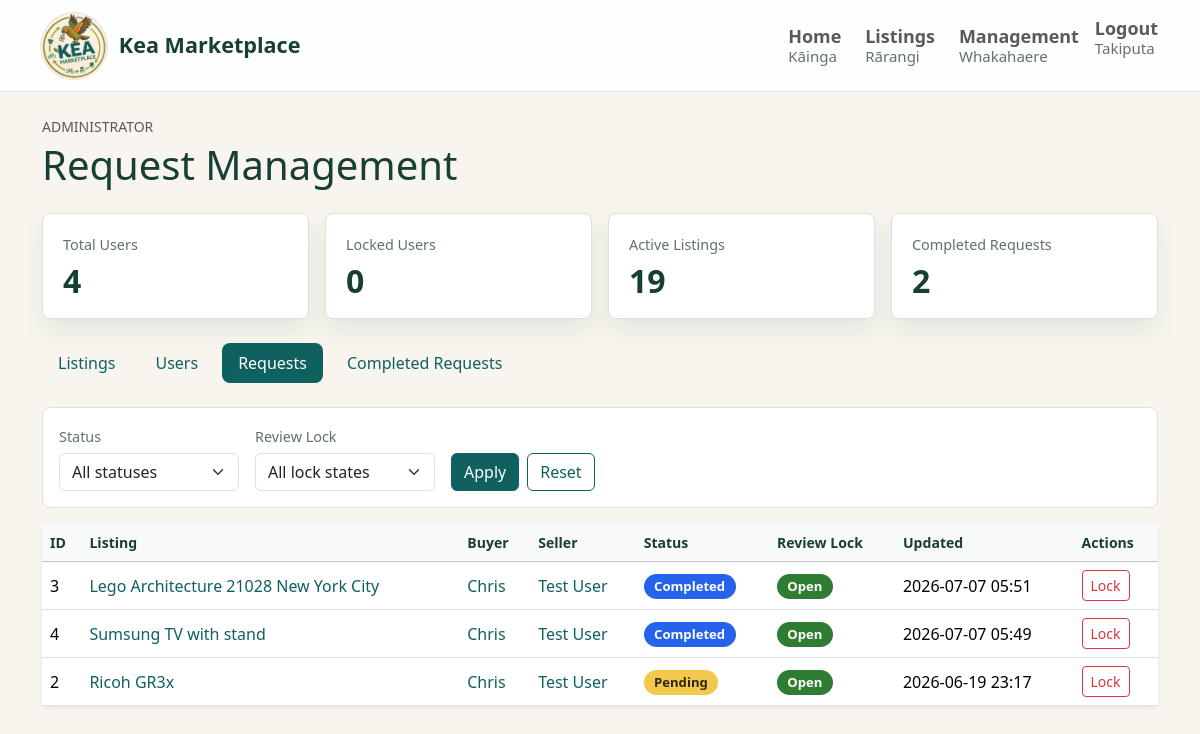
Screenshot of /admin/requests (signed in) with the database file from the repository.
### tables this page shows
CREATE TABLE requests (
    id INTEGER PRIMARY KEY AUTOINCREMENT,
    listing_id INTEGER NOT NULL,
    buyer_id INTEGER NOT NULL,
    seller_id INTEGER NOT NULL,
    status TEXT NOT NULL DEFAULT 'pending',
    is_locked INTEGER NOT NULL DEFAULT 0,
    message TEXT,
    created_at TEXT NOT NULL,
    updated_at TEXT NOT NULL,
    FOREIGN KEY (listing_id) REFERENCES listings(id),
    FOREIGN KEY (buyer_id) REFERENCES users(id),
    FOREIGN KEY (seller_id) REFERENCES users(id)
);

CREATE TABLE listings (
    id INTEGER PRIMARY KEY AUTOINCREMENT,
    seller_id INTEGER NOT NULL,
    category_id INTEGER NOT NULL,
    image_url TEXT NOT NULL,
    title TEXT NOT NULL,
    description TEXT NOT NULL,
    condition TEXT NOT NULL,
    price REAL NOT NULL,
    status TEXT NOT NULL DEFAULT 'available',
    created_at TEXT NOT NULL,
    updated_at TEXT NOT NULL,
    FOREIGN KEY (seller_id) REFERENCES users(id),
    FOREIGN KEY (category_id) REFERENCES categories(id)
);

CREATE TABLE users (
    id INTEGER PRIMARY KEY AUTOINCREMENT,
    display_name TEXT NOT NULL,
    full_name TEXT NOT NULL,
    date_of_birth TEXT NOT NULL,
    email TEXT NOT NULL UNIQUE,
    phone_number TEXT,
    preferred_contact_method TEXT NOT NULL,
    password_hash TEXT NOT NULL,
    role TEXT NOT NULL DEFAULT 'user',
    is_locked INTEGER NOT NULL DEFAULT 0,
    bio TEXT,
    created_at TEXT NOT NULL
);

### routes/admin_routes.py (the view)
@admin_bp.get("/admin/requests")
@admin_required
def view_requests() -> str:
    filters = {
        "status": request.args.get("status", ""),
        "lock": request.args.get("lock", ""),
    }
    return render_template(
        "admin/requests.html",
        admin_summary=admin_service.get_admin_summary(),
        filters=filters,
        requests=admin_service.get_admin_requests(filters),
        status_options=admin_service.get_request_status_filter_options(),
    )

### models/db.py (called while the page is built)
def get_db() -> sqlite3.Connection:
    return DatabaseManager().get_connection()

    def __new__(cls):
        if cls._instance is None:
            cls._instance = super().__new__(cls)
        return cls._instance

    def get_connection(self) -> sqlite3.Connection:
        if "db" not in g:
            g.db = sqlite3.connect(current_app.config["DATABASE_PATH"])
            g.db.row_factory = sqlite3.Row
        return g.db

    def close_connection(self) -> None:
        db = g.pop("db", None)
        if db is not None:
            db.close()

### services/admin_service.py (called while the page is built)
    def get_admin_requests(
        self,
        filters: Optional[Mapping[str, str]] = None,
    ) -> List[Dict[str, Any]]:
        requests = self._get_admin_request_rows("", [])
        return self._filter_admin_requests(requests, filters or {})

    @staticmethod
    def get_request_status_filter_options() -> List[Dict[str, str]]:
        return [
            {"value": status, "label": status.title()}
            for status in REQUEST_STATUSES
        ]

    def _get_admin_request_rows(
        self,
        where_clause: str,
        parameters: List[Any],
    ) -> List[Dict[str, Any]]:
        db = get_db()
        requests = db.execute(
            ADMIN_REQUESTS_SQL.format(where_clause=where_clause),
            parameters,
        ).fetchall()
        return [self._serialize_admin_request(row) for row in requests]

    @staticmethod
    def _serialize_admin_request(row) -> Dict[str, Any]:
        request = dict(row)
        request["status_label"] = str(request["status"]).title()
        request["lock_status_label"] = "Locked" if request["is_locked"] else "Open"
        request["status_badge_class"] = request_status_badge_class(
            request["status"],
        )
        request["lock_badge_class"] = lock_status_badge_class(request["is_locked"])
        request["listing_price_label"] = "{0:.2f}".format(request["listing_price"])
        request["created_at_label"] = str(request["created_at"]).replace("T", " ")[:16]
        request["updated_at_label"] = str(request["updated_at"]).replace("T", " ")[:16]
        return request

### utils/status_badges.py (called while the page is built)
def request_status_badge_class(status: str) -> str:
    return REQUEST_STATUS_BADGE_CLASSES.get(status, DEFAULT_STATUS_BADGE_CLASS)

def lock_status_badge_class(is_locked: bool) -> str:
    if is_locked:
        return "status-badge status-badge--locked"
    return "status-badge status-badge--available"

### templates/admin/requests.html (shortened to what this page needs)
{% extends "base.html" %}
{% block content %}
<section class="mb-4">
    <p class="text-uppercase small text-muted mb-1">Administrator</p>
    <h1 class="mb-2">Request Management</h1>
</section>
{% include "admin/_summary_cards.html" %}
{% set active_section = 'requests' %}
{% include "admin/_management_nav.html" %}
<form class="admin-filter-bar mb-3" method="get">
    <div>
        <label class="form-label" for="status-filter">Status</label>
        <select class="form-select" id="status-filter" name="status">
            <option value="">All statuses</option>
        </select>
    </div>
    <div>
        <label class="form-label" for="lock-filter">Review Lock</label>
        <select class="form-select" id="lock-filter" name="lock">
            <option value="">All lock states</option>
        </select>
    </div>
    <div class="admin-filter-actions">
        <button class="btn btn-primary" type="submit">Apply</button>
        <a class="btn btn-outline-primary" href="{{ url_for('admin.view_requests') }}">
            Reset
        </a>
    </div>
</form>
{% if requests %}
    <div class="card border-0 shadow-sm">
        <div class="table-responsive">
            <table class="table table-hover align-middle mb-0 admin-table">
                <thead class="table-light">
                    <tr>
                        <th scope="col">ID</th>
                        <th scope="col">Listing</th>
                        <th scope="col">Buyer</th>
                        <th scope="col">Seller</th>
                        <th scope="col">Status</th>
                        <th scope="col">Review Lock</th>
                        <th scope="col">Updated</th>
                        <th scope="col">Actions</th>
                    </tr>
                </thead>
                <tbody>
                    {% for purchase_request in requests %}
                        <tr>
                            <td>{{ purchase_request.id }}</td>
                            <td>
                                <a
                                    class="text-decoration-none"
                                    href="{{
                                        url_for(
                                            'listings.view_listing_detail',
                                            listing_id=purchase_request.listing_id
                                        )
                                    }}"
                                >
                                    {{ purchase_request.listing_title }}
                                </a>
                            </td>
                            <td>
                                <a
                                    class="text-decoration-none"
                                    href="{{
                                        url_for(
                                            'profiles.view_public_profile',
                                            user_id=purchase_request.buyer_id
                                        )
                                    }}"
                                >
                                    {{ purchase_request.buyer_name }}
                                </a>
                            </td>
                            <td>
                                <a
                                    class="text-decoration-none"
                                    href="{{
                                        url_for(
                                            'profiles.view_public_profile',
                                            user_id=purchase_request.seller_id
                                        )
                                    }}"
                                >
                                    {{ purchase_request.seller_name }}
                                </a>
                            </td>
                            <td>
                                <span class="badge {{ purchase_request.status_badge_class }}">
                                    {{ purchase_request.status_label }}
                                </span>
                            </td>
                            <td>
                                <span class="badge {{ purchase_request.lock_badge_class }}">
                                    {{ purchase_request.lock_status_label }}
                                </span>
                            </td>
                            <td>{{ purchase_request.updated_at_label }}</td>
                            <td>
                                {% if purchase_request.is_locked %}
                                    <form
                                        action="{{
                                            url_for(
                                                'admin.unlock_request_record',
                                                request_id=purchase_request.id
                                            )
                                        }}"
                                        method="post"
                                        class="d-inline"
                                        onsubmit="return confirm('Unlock this request?')"
                                    >
                                        <button
                                            type="submit"
                                            class="btn btn-outline-secondary btn-sm"
                                        >
                                            Unlock
                                        </button>
                                    </form>
                                {% else %}
                                    <form
                                        action="{{
                                            url_for(
                                                'admin.lock_request_record',
                                                request_id=purchase_request.id
                                            )
                                        }}"
                                        method="post"
                                        class="d-inline"
                                        onsubmit="return confirm('Lock this request for review?')"
                                    >
                                        <button
                                            type="submit"
                                            class="btn btn-outline-danger btn-sm"
                                        >
                                            Lock
                                        </button>
                                    </form>
                                {% endif %}
                            </td>
                        </tr>
                    {% endfor %}
                </tbody>
            </table>
        </div>
    </div>
{% endif %}
{% endblock %}

### static/css/main.css (style rules this page uses)
:root { --kea-bg: #f7f5ee; --kea-surface: #ffffff; --kea-surface-soft: #eef4ec; --kea-heading: #183f35; --kea-text: #20322e; --kea-muted: #60716b; --kea-teal: #0f615f; --kea-teal-dark: #0a4744; --kea-green: #678328; --kea-orange: #d97922; --kea-border: #dbe3da; --kea-shadow: rgba(24, 63, 53, 0.08); }
body { background-color: var(--kea-bg); color: var(--kea-text); }
a { color: var(--kea-teal); }
h1, h2, h3, .h1, .h2, .h3 { color: var(--kea-heading); }
.card, .list-group-item { border-color: var(--kea-border); }
.card { background-color: var(--kea-surface); }
.btn-primary { --bs-btn-bg: var(--kea-teal); --bs-btn-border-color: var(--kea-teal); --bs-btn-hover-bg: var(--kea-teal-dark); --bs-btn-hover-border-color: var(--kea-teal-dark); --bs-btn-active-bg: var(--kea-teal-dark); --bs-btn-active-border-color: var(--kea-teal-dark); --bs-btn-disabled-bg: var(--kea-teal); --bs-btn-disabled-border-color: var(--kea-teal); }
.btn-outline-primary { --bs-btn-color: var(--kea-teal); --bs-btn-border-color: var(--kea-teal); --bs-btn-hover-bg: var(--kea-teal); --bs-btn-hover-border-color: var(--kea-teal); --bs-btn-active-bg: var(--kea-teal-dark); --bs-btn-active-border-color: var(--kea-teal-dark); }
.status-badge { display: inline-flex; align-items: center; min-height: 1.55rem; padding: 0.35rem 0.65rem; border-radius: 999px; font-size: 0.82rem; font-weight: 700; line-height: 1; white-space: nowrap; }
.status-badge--available { background-color: #2f7d32; color: #fff; }
.status-badge--pending { background-color: #f2c94c; color: #2f2717; }
.status-badge--completed { background-color: #2563eb; color: #fff; }
.admin-filter-bar { display: grid; grid-template-columns: repeat(auto-fit, minmax(180px, max-content)); align-items: end; gap: 1rem; padding: 1rem; border: 1px solid var(--kea-border); border-radius: 8px; background: var(--kea-surface); }
.admin-filter-bar .form-label { margin-bottom: 0.35rem; color: var(--kea-muted); font-size: 0.9rem; }
.admin-filter-bar .form-select { min-width: 180px; }
.admin-filter-actions { display: flex; flex-wrap: wrap; gap: 0.5rem; }
.admin-table thead th { color: var(--kea-heading); font-size: 0.88rem; white-space: nowrap; }

### rows the page displays
requests: id "3", listing_title "Lego Architecture 21028 New York City", buyer_name "Chris", seller_name "Test User", status_label "Completed", lock_status_label "Open", updated_at_label "2026-07-07 05:51"
requests: id "4", listing_title "Sumsung TV with stand", buyer_name "Chris", seller_name "Test User", status_label "Completed", lock_status_label "Open", updated_at_label "2026-07-07 05:49"
requests: id "2", listing_title "Ricoh GR3x", buyer_name "Chris", seller_name "Test User", status_label "Pending", lock_status_label "Open", updated_at_label "2026-06-19 23:17"

### other values shown
{{ admin_summary.total_users }} "4"
{{ admin_summary.locked_users }} "0"
{{ admin_summary.active_listings }} "19"
{{ admin_summary.completed_requests }} "2"
